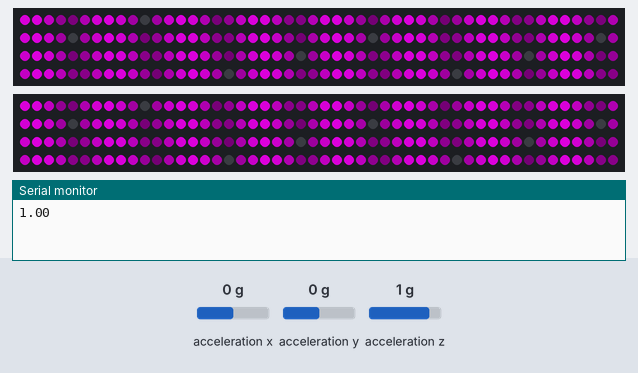
This sketch was run on a simulated Arduino Uno, built with avr-gcc and run on an emulated ATmega328P. On the bench: 2 × 200 RGB LEDs in strip order, left to right, continuing on the next row, the last lines printed to the serial monitor. The test bench sets the inputs (shaded band); at power-on: acceleration x 0 g, acceleration y 0 g, acceleration z 1 g. Dim RGB values are drawn brighter than linear.

Above: at 3.1 s.
At 4.29 s:
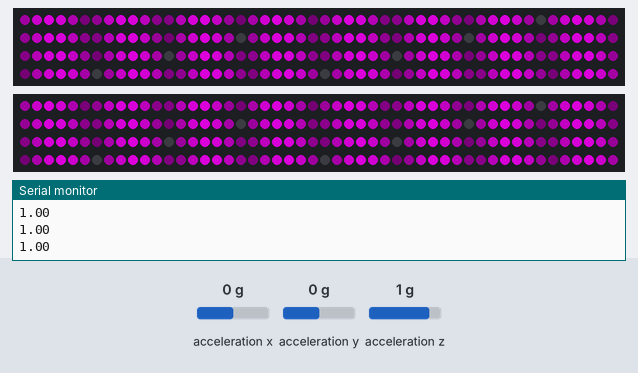

The sketch:

Accelerometer_-_Shaky_Running_Lights.ino
```cpp
/* StitchKit.io Accelerometer Example - Rainbow Effect to Pulse Effect based on Proximity
 * -----------------------
 *
 * This software switches a rainbow effect to a pulse effect based on the grove proximity sensor.
 *
 * Requires:
 * ---------
 *  MakeFashion controller board
 *  SeeedStudio MMA7660 3-Axis Digital Accelerometer (http://wiki.seeedstudio.com/Grove-3-Axis_Digital_Accelerometer-1.5g/ )
 *  FastLED-compatible LEDs ( https://github.com/FastLED/FastLED/wiki/Overview#chipsets )
 *
 * Dependencies:
 * -------------
 *  FastLED ( Available via Arduino package manager )
 *  SeeedStudio MMA7660 library (https://github.com/Seeed-Studio/Accelerometer_MMA7660 )
 */


#include <Wire.h>
#include "MMA7660.h"
#include "FastLED.h"

FASTLED_USING_NAMESPACE

#if defined(FASTLED_VERSION) && (FASTLED_VERSION < 3001000)
#warning "Requires FastLED 3.1 or later; check github for latest code."
#endif

#define PIN_LED1    5

#define LED_TYPE           WS2812B
#define COLOR_ORDER        GRB
#define NUM_LEDS           200
#define BRIGHTNESS         150
#define FRAMES_PER_SECOND  30


int LEDSPEED = 50;
#define SHAKYNESS  2


CRGB leds[NUM_LEDS];
MMA7660 accelemeter;


void setup()
{

  delay(3000); // 3 second delay for recovery

  accelemeter.init();

  FastLED.addLeds<LED_TYPE, 5, COLOR_ORDER>(leds, NUM_LEDS).setCorrection(TypicalLEDStrip);
  FastLED.addLeds<LED_TYPE, 6, COLOR_ORDER>(leds, NUM_LEDS).setCorrection(TypicalLEDStrip);

  FastLED.setBrightness(BRIGHTNESS);

  Serial.begin(9600);
}


void loop()
{
  //red, blue, green, speed of leds...the higher the number, the slower it is
  RunningLights(0xff,0x00,0xff, LEDSPEED);
}

float getAccelerometer()
{
  float ax,ay,az;
  accelemeter.getAcceleration(&ax,&ay,&az);
  float asq = ax*ax + ay*ay + az*az;

  Serial.println(asq);
  return asq;
}

void showStrip() {
   FastLED.show();
}

void setPixel(int Pixel, byte red, byte green, byte blue) {
   leds[Pixel].r = red;
   leds[Pixel].g = green;
   leds[Pixel].b = blue;
}

void setAll(byte red, byte green, byte blue) {
  for(int i = 0; i < NUM_LEDS; i++ ) {
    setPixel(i, red, green, blue);
  }
  showStrip();
}

void RunningLights(byte red, byte green, byte blue, int WaveDelay) {
  int Position=0;

  for(int i=0; i<NUM_LEDS*2; i++)
  {
      Position++; // = 0; //Position + Rate;
      for(int i=0; i<NUM_LEDS; i++) {
        // sine wave, 3 offset waves make a rainbow!
        //float level = sin(i+Position) * 127 + 128;
        //setPixel(i,level,0,0);
        //float level = sin(i+Position) * 127 + 128;
        setPixel(i,((sin(i+Position) * 127 + 128)/255)*red,
                   ((sin(i+Position) * 127 + 128)/255)*green,
                   ((sin(i+Position) * 127 + 128)/255)*blue);
      }

      showStrip();

      float asq = getAccelerometer();

      if (asq < SHAKYNESS)
      {
        WaveDelay = 50;
      }
      if (asq > SHAKYNESS)
      {
        WaveDelay = 10;
      }

      delay(WaveDelay);
  }
}
```
